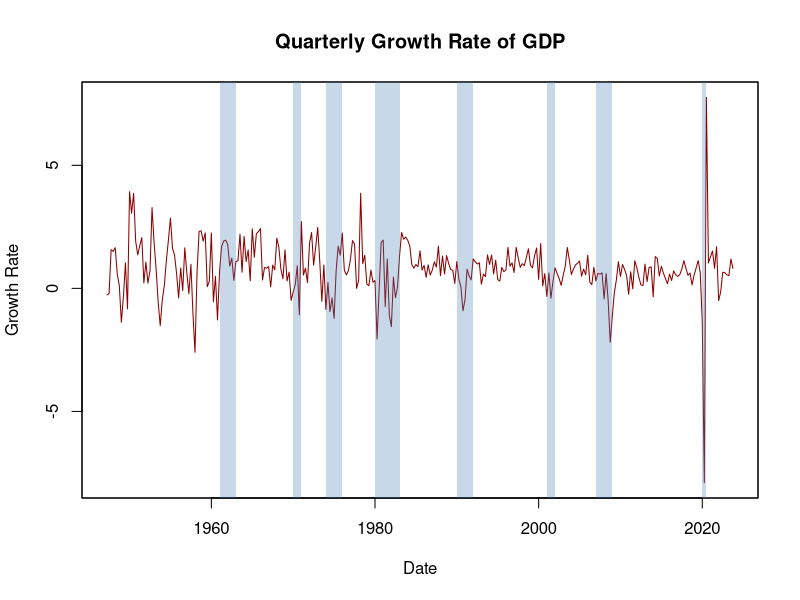

R code for this plot:

#####################
#### BASIC ANALYSIS
#####################

# load libraries

library(tidyverse)
library(ggplot2)
library(zoo)
library(forecast)
library(xts)
library(readxl)
library(dynlm)
library(lmtest)
library(stringr)
library(broom)
library(flexmix)

# reading the GDP data
RGDP_Data <- read_excel("./Data/RGDP Data.xlsx")

# extracting the most revised values/recent data (2024 Q1) 
latest_data <- RGDP_Data$ROUTPUT24Q1

# creating a lag for all quarters
lag(latest_data)

# check is a dataset to validate whether the data is stationary 
check <- data.frame(RGDP_Data$DATE, (latest_data), lag(latest_data))

check <- check %>% 
  rename(c("Date" = "RGDP_Data.DATE",
           "Raw Data" = "X.latest_data.",
           "First Lag" = "lag.latest_data."))

# calculating growth rate of GDP from one quarter to the next
check <- check[-1,] %>% 
  mutate(growth_rate = (`Raw Data` - `First Lag`)/(`First Lag`) * 100)

# formatting the data variable in terms of year and quarters
Dates <- gsub(":", " ", check$Date) 
check <- check %>% 
  mutate(Time = as.yearqtr(Dates)) %>% 
  select(c(Time, growth_rate)) %>% 
  mutate(growth_rate = as.numeric(growth_rate))

check_xts <- xts(check$growth_rate, check$Time) 

plot(as.zoo(check_xts), 
     plot.type = "single", 
     col = c("darkred"),
     lwd = 1,
     xlab = "Date",
     ylab = "Growth Rate",
     main = "Quarterly Growth Rate of GDP")

# function that transform years to class 'yearqtr'
YToYQTR <- function(years){
  return(
    sort(as.yearqtr(sapply(years, paste, c("Q1", "Q2", "Q3", "Q4"))))
  )
}

# recessions
recessions <- YToYQTR(c(1961:1962, 1970, 1974:1975, 1980:1982, 1990:1991,
                        2001, 2007:2008))
# the COVID recession ended in April 2020 according to the Fed
recessions_covid <- append(recessions, 
                           c(as.yearqtr("2020 Q1"), 
                             as.yearqtr("2020 Q2")))

# colour shading for recessions
xblocks(time(as.zoo(check_xts)), 
        c(time(check_xts) %in% recessions_covid), 
        col = alpha("steelblue", alpha = 0.3))

# Variance is higher in the earlier years prior to the GDP calculation methodology being changed 



#####################
#### BASIC CLEANING
#####################


# Formatting dataframe of quarters and their estimated values
working_df = RGDP_Data[, -c(1)] %>%
  mutate_all(as.numeric)

colnames(working_df) <- sapply(seq(as.Date(as.yearqtr("1965 Q4", format = "%Y Q%q")), by="quarter", length.out = ncol(working_df)), function(x) format(as.yearqtr(x), format = "%Y Q%q"))

rownames(working_df) <- sapply(seq(as.Date(as.yearqtr("1947 Q1", format = "%Y Q%q")), by="quarter", length.out = nrow(working_df)), function(x) format(as.yearqtr(x), format = "%Y Q%q"))

# Calculating growth rate of each quarter
lagged_working_df = lag(working_df)
perc_change_df = (100 * (working_df - lagged_working_df) / lagged_working_df)[-c(1),]



#####################
#### ADVANCED AR
#### MODEL FUNC
#####################

# n refers to the number of periods that sum up to 10 years for a given dataset. For instance, n = 40 for a dataset arranged by quarters, and n = 120 for a dataset arranged by months.

prep_func = function(dataset, n){
  
  nrow_dataset = nrow(dataset)
  
  # cut dataset into relevant ranges
  data_across_q <- dataset %>%
    mutate_all(as.numeric)
  
  colnames(data_across_q) <- NULL
  
  data_across_q <- as.matrix(data_across_q) 
  
  lagged_data_across_q <- lag(data_across_q)
  
  df <- 100 * (data_across_q - lagged_data_across_q)/(lagged_data_across_q)
  
  # Removing the first and last row since we had added those to compute the lag.
  df <- df[-c(1, nrow_dataset),]
  
  # Revised values is a data frame that shows the growth rate of each quarter as compared to the previous quarter, across revisions. For instance, revision0 is the initial growth rate for each quarter, and revision1 shows the growth rate after values have been revised. 
  
  revised_growth <- data.frame(matrix(NA, nrow = nrow_dataset - 2, ncol = 0))
  
  for (i in 0:n){
    na_vector = c(replicate(nrow_dataset - 2, NA)) 
    na_vector = as.numeric(na_vector)
    
    values <- diag(df)
    col_name = paste0("revision", i)
    na_vector[1:(nrow_dataset - 2 -i)] = values[1:(nrow_dataset - 2 -i)]
    revised_growth[[`col_name`]] = na_vector
    
    df <- df[,-c(1)]
  }
  
  revised_growth_df <- revised_growth
  
  # Now, we are looking into how the growth rates change due to revision
  lagged_growth <- revised_growth[, -c(ncol(revised_growth))]
  revised_growth <- revised_growth[,-c(1)]
  
  # We're taking the average of the change in growth per revision 
  change_in_growth <- 100*((revised_growth - lagged_growth)/lagged_growth)
  
  change_in_growth[sapply(change_in_growth, is.infinite)] <- NA
  
  change_in_growth <- change_in_growth %>% apply(2, mean, na.rm = TRUE)
  
  return(list("df" = revised_growth_df, "delta" = change_in_growth))
}





#####################
#### DATA SPLICING
#### FUNC
#####################

data_splice = function(data, row_start, row_end, col_start, col_end, 
                       window_start, window_end, n, m){
  
  ncol_data = ncol(data)
  nrow_data = nrow(data)
  
  row_start = as.yearqtr(row_start)
  row_end = as.yearqtr(row_end)
  col_start = as.yearqtr(col_start)
  col_end = as.yearqtr(col_end)
  window_start = as.yearqtr(window_start)
  window_end = as.yearqtr(window_end)
  
  row_start_slice = (window_start - row_start)*4
  row_last_slice = nrow_data - (row_end - window_end)*4
  
  col_start_slice = (window_start - col_start)*4
  col_last_slice = ncol_data - (col_end - window_end)*4
  
  output <- data[(row_start_slice + m):row_last_slice, 
                 (col_start_slice+n):(col_last_slice + 1)]
  
  return (output)
}




#####################
#### REVISING 
#### VALUES FUNC
#####################

row_start = "1947 Q1"
row_end = "2023 Q4"
col_start = "1965 Q4"
col_end = "2024 Q1"
window_start = "2004 Q3"
window_end = "2014 Q4"

revise_values = function(data, delta, window_start, window_end){

  window_start_yq = as.yearqtr(window_start)
  window_end_yq = as.yearqtr(window_end)
  
  # Split dataframe into 10 years before target date and current value of growth for quarters more than 10 years ago
  ten_year_mark = (window_end_yq - 10 - window_start_yq)*4 + 1
  end_of_row_mark = (window_end_yq - window_start_yq)*4 + 1
  
  end_qtr = as.character(window_end_yq + 1/4)
  
  # Most recent values for start of time to 10 years before target date
  ancient_values <- data[1:ten_year_mark,][[`end_qtr`]]
  
  # All other values
  recent_values <- data[(ten_year_mark + 1):end_of_row_mark,][[`end_qtr`]]
  
  # Applying approximation of final growth numbers on recent values
  forecast_growth = recent_values 
  for (i in 1:length(recent_values)){
    for (j in 1:i){
      forecast_growth[i] = forecast_growth[i] * (1 + (delta[41 - j] / 100) )
    }
  }
  
  revised_data = c(ancient_values, forecast_growth)
  
  return (revised_data)
  
}
